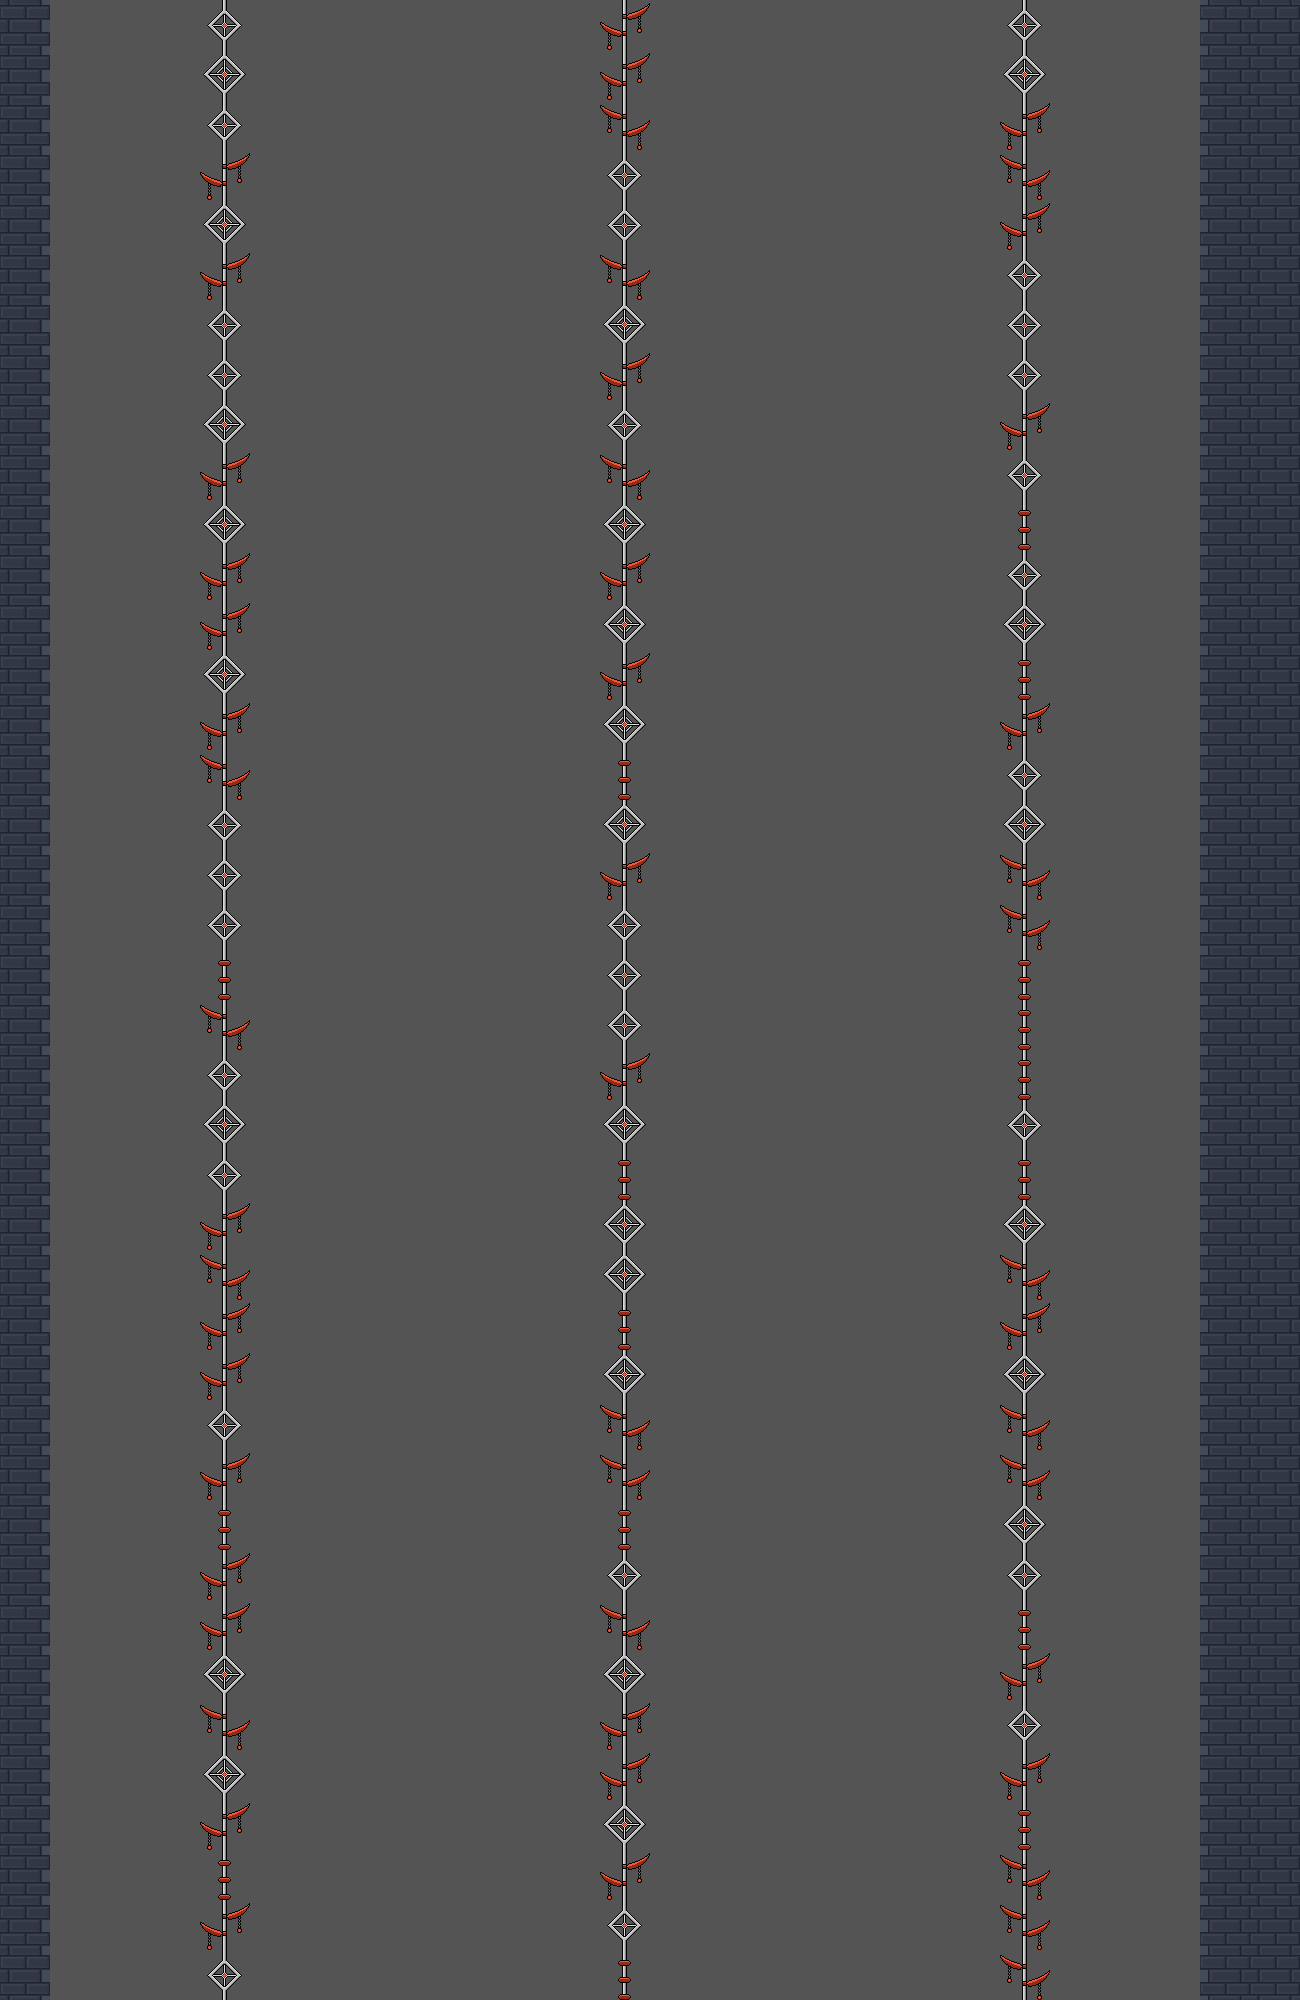

The image is a tile-based game level rendered from a .tmx file. Its description and source (layers, tilesets, objects; grid data summarised) follow:
An orthogonal 26x40 tile map with 50x50 px tiles, 4 tile layers (item, BG 1, fluid, collidable), 4 tilesets and 1 object.

<map version="1.2" tiledversion="1.2.5" orientation="orthogonal" renderorder="right-down" width="26" height="40" tilewidth="50" tileheight="50" infinite="0" backgroundcolor="#545454" nextlayerid="6" nextobjectid="146">
 <properties>
  <property name="backgroundlayers" value="-1.0,res/level/yashapuzzle/layer_black.png,2.0,res/level/yashapuzzle/layer_yasha.png" />
  <property name="dimming" value="0.4" />
  <property name="musicpath" value="res/music/crypt.ogg" />
  <property name="tilesetpath" value="res/level/yashapuzzle/tileset_level_yashapuzzle.png" />
 </properties>
 <tileset firstgid="1" name="tileset_level_yashapuzzle" tilewidth="50" tileheight="50" spacing="2" margin="1" tilecount="784" columns="28">
  <image source="tileset_level_yashapuzzle.png" width="1500" height="1500" />
  <tile id="69">
   <objectgroup draworder="index" />
  </tile>
  <tile id="70">
   <objectgroup draworder="index" />
  </tile>
  <tile id="71">
   <properties>
    <property name="light" value="40,30,100,150,0.5" />
   </properties>
   <objectgroup draworder="index" />
   <animation>
    <frame tileid="71" duration="100" />
    <frame tileid="99" duration="100" />
    <frame tileid="127" duration="100" />
   </animation>
  </tile>
  <tile id="127">
   <properties>
    <property name="light" value="25,25,100,150,0.8" />
   </properties>
   <objectgroup draworder="index" />
  </tile>
  <tile id="132">
   <properties>
    <property name="light" value="25,15,150,100,1.0" />
   </properties>
   <objectgroup draworder="index" />
  </tile>
  <tile id="168">
   <properties>
    <property name="light" value="25,25,150,150,0.6" />
   </properties>
   <objectgroup draworder="index" />
  </tile>
  <tile id="177">
   <properties>
    <property name="light" value="25,25,100,100,0.5" />
   </properties>
   <objectgroup draworder="index" />
  </tile>
  <tile id="178">
   <properties>
    <property name="light" value="25,25,100,100,0.2" />
   </properties>
   <objectgroup draworder="index" />
  </tile>
  <tile id="229">
   <properties>
    <property name="light" value="25,25,100,100,0.3" />
   </properties>
   <objectgroup draworder="index" />
  </tile>
  <tile id="261">
   <properties>
    <property name="light" value="25,25,150,150,0.8" />
   </properties>
   <objectgroup draworder="index" />
  </tile>
  <tile id="300">
   <properties>
    <property name="light" value="25,30,100,150,1.0" />
   </properties>
   <objectgroup draworder="index" />
  </tile>
  <tile id="374">
   <properties>
    <property name="light" value="25,30,50,70,1.0" />
   </properties>
   <objectgroup draworder="index" />
  </tile>
  <tile id="377">
   <properties>
    <property name="light" value="50,25,100,100,0.4" />
   </properties>
   <objectgroup draworder="index" />
  </tile>
  <tile id="535">
   <properties>
    <property name="light" value="35,35,100,100,0.5" />
   </properties>
   <objectgroup draworder="index" />
  </tile>
  <tile id="536">
   <properties>
    <property name="light" value="30,30,100,100,0.5" />
   </properties>
   <objectgroup draworder="index" />
  </tile>
  <tile id="538">
   <properties>
    <property name="light" value="30,30,100,100,0.9" />
   </properties>
   <objectgroup draworder="index" />
  </tile>
  <tile id="567">
   <properties>
    <property name="light" value="20,30,100,100,0.9" />
   </properties>
   <objectgroup draworder="index" />
  </tile>
  <tile id="590">
   <properties>
    <property name="light" value="25,20,60,70,0.5" />
   </properties>
   <objectgroup draworder="index" />
  </tile>
  <tile id="594">
   <properties>
    <property name="light" value="30,20,150,150,0.9" />
   </properties>
   <objectgroup draworder="index" />
  </tile>
  <tile id="595">
   <properties>
    <property name="light" value="20,45,100,150,0.9" />
   </properties>
   <objectgroup draworder="index" />
  </tile>
  <tile id="596">
   <properties>
    <property name="light" value="15,40,100,100,0.9" />
   </properties>
   <objectgroup draworder="index" />
  </tile>
  <tile id="636">
   <properties>
    <property name="light" value="5,35,100,100,0.5" />
   </properties>
   <objectgroup draworder="index" />
  </tile>
  <tile id="637">
   <properties>
    <property name="light" value="35,35,100,100,0.5" />
   </properties>
   <objectgroup draworder="index" />
  </tile>
  <tile id="690">
   <properties>
    <property name="light" value="50,20,60,70,0.5" />
   </properties>
   <objectgroup draworder="index" />
  </tile>
 </tileset>
 <tileset firstgid="785" name="tileset_level_dynamic_tiles" tilewidth="50" tileheight="50" spacing="2" margin="1" tilecount="560" columns="40">
  <image source="../../convenience/tilesets/tileset_level_dynamic_tiles.png" width="2080" height="728" />
 </tileset>
 <tileset firstgid="1345" name="tileset_enemies" tilewidth="50" tileheight="50" spacing="2" margin="1" tilecount="50" columns="5">
  <image source="../../convenience/tilesets/tileset_enemies.png" width="260" height="520" />
 </tileset>
 <tileset firstgid="1395" name="spritesheet_levelitems" tilewidth="50" tileheight="50" tilecount="576" columns="24">
  <image source="../../convenience/tilesets/spritesheet_levelitems.png" width="1200" height="1200" />
  <tile id="0">
   <properties>
    <property name="id" value="fo_caveberry" />
   </properties>
  </tile>
  <tile id="1">
   <properties>
    <property name="id" value="mi_goldengoblet" />
   </properties>
  </tile>
  <tile id="2">
   <properties>
    <property name="id" value="go_onecoin" />
   </properties>
  </tile>
  <tile id="3">
   <properties>
    <property name="id" value="sp_fear" />
   </properties>
  </tile>
  <tile id="6">
   <properties>
    <property name="id" value="mi_candleholder" />
   </properties>
  </tile>
  <tile id="25">
   <properties>
    <property name="id" value="fo_healingherb" />
   </properties>
  </tile>
  <tile id="26">
   <properties>
    <property name="id" value="fo_glowingshroom" />
   </properties>
  </tile>
  <tile id="27">
   <properties>
    <property name="id" value="go_threecoins" />
   </properties>
  </tile>
  <tile id="28">
   <properties>
    <property name="id" value="fo_water" />
   </properties>
  </tile>
  <tile id="34">
   <properties>
    <property name="id" value="mi_ironore" />
   </properties>
  </tile>
  <tile id="50">
   <properties>
    <property name="id" value="fo_lesserhealingpotion" />
   </properties>
  </tile>
  <tile id="56">
   <properties>
    <property name="id" value="co_smallpouch" />
   </properties>
  </tile>
  <tile id="58">
   <properties>
    <property name="id" value="eq_aquamarinering" />
   </properties>
  </tile>
  <tile id="72">
   <properties>
    <property name="id" value="fo_apple" />
   </properties>
  </tile>
  <tile id="73">
   <properties>
    <property name="id" value="mi_silverplate" />
   </properties>
  </tile>
  <tile id="120">
   <properties>
    <property name="id" value="fo_mediumhealingpotion" />
   </properties>
  </tile>
  <tile id="128">
   <properties>
    <property name="id" value="qe_brokenstaff2" />
   </properties>
  </tile>
  <tile id="129">
   <properties>
    <property name="id" value="fo_wine" />
   </properties>
  </tile>
 </tileset>
 <layer id="1" name="item" width="26" height="40">
  <data>[1040 cells, 0 non-empty, 0 distinct tile ids]</data>
 </layer>
 <layer id="2" name="BG 1" width="26" height="40">
  <data>[1040 cells, 240 non-empty, 8 distinct tile ids]</data>
 </layer>
 <layer id="3" name="fluid" width="26" height="40">
  <data>[1040 cells, 0 non-empty, 0 distinct tile ids]</data>
 </layer>
 <layer id="4" name="collidable" width="26" height="40">
  <data>[1040 cells, 120 non-empty, 1 distinct tile ids]</data>
 </layer>
 <objectgroup id="5" name="trigger">
  <!-- 1 objects omitted --></objectgroup>
</map>
<!-- 1 of 1 objects omitted -->
